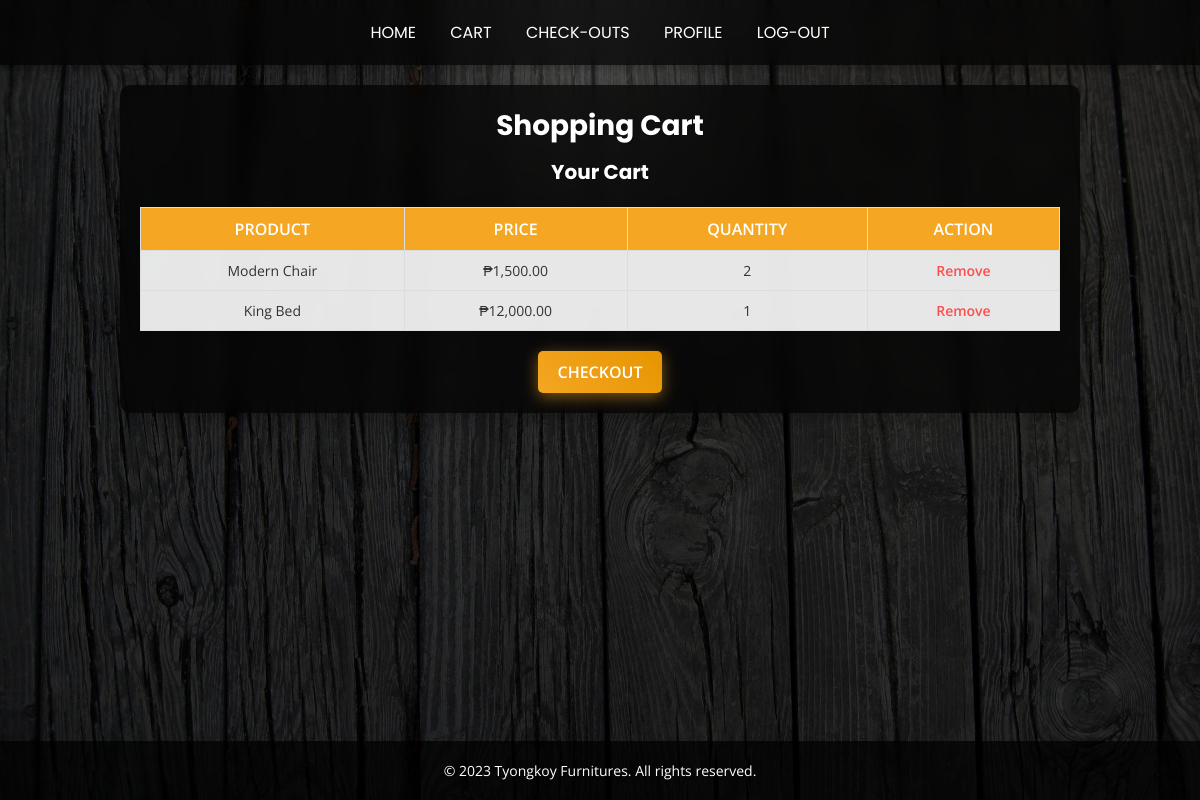
Screenshot of /cart.php (signed in) with the database file from the repository.
### tables this page shows
CREATE TABLE `cart` (
  `id` int(11) NOT NULL,
  `user_id` int(11) NOT NULL,
  `product_id` int(11) NOT NULL,
  `quantity` int(11) NOT NULL DEFAULT 1
);

CREATE TABLE `products` (
  `id` int(11) NOT NULL,
  `name` varchar(100) NOT NULL,
  `type` enum('chair','table','bed','cabinet','door') NOT NULL,
  `price` decimal(10,2) NOT NULL,
  `quantity` int(11) NOT NULL,
  `image` varchar(255) DEFAULT NULL
);

### cart.php (the view, shortened to what this page needs)
<?php
include 'db_connect.php';
$user_id = $_SESSION['user_id'];
$stmt = $conn->prepare("SELECT cart.*, products.name, products.price
                        FROM cart
                        JOIN products ON cart.product_id = products.id
                        WHERE cart.user_id = ?");
$stmt->bind_param("i", $user_id);
$stmt->execute();
$result = $stmt->get_result();
?>
<!DOCTYPE html>
<html lang="en">
<head>
</head>
<body>
    <div class="navbar">
        <a href="user_index.php">HOME</a>
        <a href="cart.php">CART</a>
        <a href="checkouts.php">CHECK-OUTS</a>
        <a href="profile.php">PROFILE</a>
        <a href="logout.php">LOG-OUT</a>
    </div>
    <div class="container">
        <h2>Shopping Cart</h2>
        <h3>Your Cart</h3>
        <?php if ($result->num_rows > 0): ?>
            <table>
                <tr>
                    <th>Product</th>
                    <th>Price</th>
                    <th>Quantity</th>
                    <th>Action</th>
                </tr>
                <?php while ($row = $result->fetch_assoc()): ?>
                    <tr>
                        <td><?= htmlspecialchars($row['name']) ?></td>
                        <td>₱<?= number_format($row['price'], 2) ?></td>
                        <td><?= $row['quantity'] ?></td>
                        <td><a href="remove_from_cart.php?id=<?= $row['id'] ?>">Remove</a></td>
                    </tr>
                <?php endwhile; ?>
            </table>
            <form method="post" action="checkouts.php">
                <button type="submit" name="checkout" class="checkout-btn">CHECKOUT</button>
            </form>
        <?php else: ?>
            <p class="empty-cart">Your cart is empty.</p>
        <?php endif; ?>
    </div>
    <div class="footer">
        <p>© 2023 Tyongkoy Furnitures. All rights reserved.</p>
    </div>
</body>
</html>

### cart.php (style rules this page uses)
* { margin: 0; padding: 0; box-sizing: border-box; font-family: 'Open Sans', Arial, sans-serif; }
body { background-image: linear-gradient(rgba(0, 0, 0, 0.5), rgba(0, 0, 0, 0.5)), url('bg1.jpg'); background-size: cover; background-position: center; background-attachment: fixed; min-height: 100vh; display: flex; flex-direction: column; align-items: center; }
.navbar { width: 100%; padding: 20px; background: rgba(0, 0, 0, 0.7); backdrop-filter: blur(10px); text-align: center; box-shadow: 0 4px 10px rgba(0, 0, 0, 0.3); position: sticky; top: 0; z-index: 1000; }
.navbar a { position: relative; color: #fff; text-decoration: none; margin: 0 15px; font-size: 16px; font-family: 'Poppins', sans-serif; text-transform: uppercase; font-weight: 400; transition: color 0.3s ease; }
.navbar a::after { content: ''; position: absolute; width: 0; height: 2px; background: #f5a623; left: 0; bottom: -5px; transition: width 0.3s ease; }
.container { width: 80%; margin: 20px auto; background: rgba(0, 0, 0, 0.7); backdrop-filter: blur(10px); padding: 20px; border-radius: 10px; box-shadow: 0 4px 20px rgba(0, 0, 0, 0.3); animation: fadeIn 1s ease-in-out; text-align: center; }
h2, h3 { font-family: 'Poppins', sans-serif; color: #fff; text-shadow: 1px 1px 2px rgba(0, 0, 0, 0.3); }
h2 { font-size: 28px; margin-bottom: 10px; }
h3 { font-size: 20px; margin-bottom: 20px; }
table { width: 100%; background: rgba(255, 255, 255, 0.9); border-collapse: collapse; color: #333; }
table th, table td { padding: 10px; text-align: center; border: 1px solid #ddd; }
table th { background: #f5a623; color: #fff; text-transform: uppercase; font-weight: 600; }
table td { font-size: 14px; }
table td a { color: #ff4d4d; text-decoration: none; font-weight: 600; transition: color 0.3s ease; }
.checkout-btn { display: inline-block; padding: 10px 20px; background: linear-gradient(45deg, #f5a623, #e69500); color: #fff; border: none; border-radius: 5px; font-size: 16px; font-weight: 600; text-transform: uppercase; box-shadow: 0 4px 15px rgba(245, 166, 35, 0.5); transition: transform 0.3s ease, box-shadow 0.3s ease; margin-top: 20px; cursor: pointer; }
.footer { margin-top: auto; padding: 20px; background: rgba(0, 0, 0, 0.7); width: 100%; text-align: center; }
.footer p { color: #fff; font-size: 14px; text-shadow: 1px 1px 2px rgba(0, 0, 0, 0.3); }

### rows the page displays
cart: product.name "Modern Chair", product.price "1,500.00", quantity "2"
cart: product.name "King Bed", product.price "12,000.00", quantity "1"
